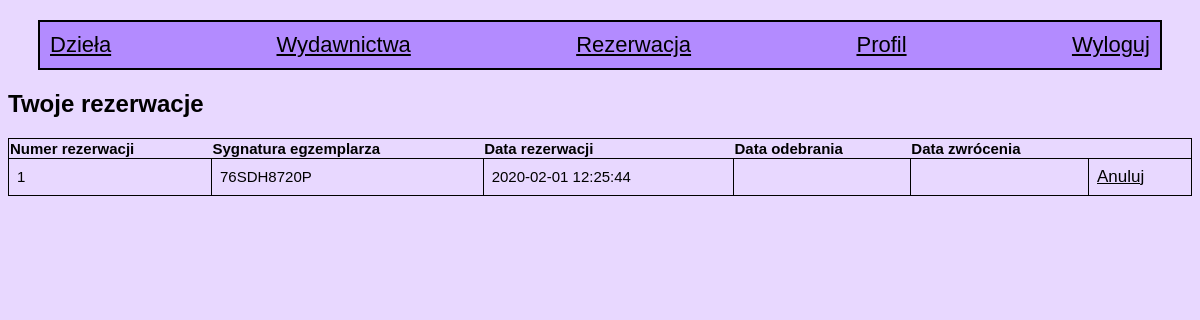
/rezerwacja.php (signed in), run on the app's committed database.
### tables this page shows
CREATE TABLE rezerwacja (
id_rezerwacji INT(10) NOT NULL AUTO_INCREMENT,
student_id INT(10) NOT NULL,
egz_id INT(10) NOT NULL,
data_rezerwacji TIMESTAMP NOT NULL DEFAULT CURRENT_TIMESTAMP,
data_odebrania TIMESTAMP NULL DEFAULT NULL ON UPDATE CURRENT_TIMESTAMP,
data_zwrocenia TIMESTAMP NULL DEFAULT NULL ON UPDATE CURRENT_TIMESTAMP,
PRIMARY KEY (id_rezerwacji),
CONSTRAINT student FOREIGN KEY (student_id) REFERENCES studenci(id_student) ON UPDATE CASCADE,
CONSTRAINT ksiazka FOREIGN KEY (egz_id) REFERENCES egzemplarz(id_egz) ON UPDATE CASCADE
);

CREATE TABLE egzemplarz (
id_egz INT(10) NOT NULL AUTO_INCREMENT,
dzielo_id INT(10) NOT NULL,
wyd_id INT(10) NOT NULL,
rok_wydania INT(10) DEFAULT NULL,
sygnatura VARCHAR(20) NOT NULL UNIQUE,
CONSTRAINT dzielo FOREIGN KEY (dzielo_id) REFERENCES dzielo(id_dzielo) ON UPDATE CASCADE,
CONSTRAINT wydawnictwo FOREIGN KEY (wyd_id) REFERENCES wydawnictwo(id_wyd) ON UPDATE CASCADE,
PRIMARY KEY (id_egz),
CONSTRAINT unEgz UNIQUE (dzielo_id, wyd_id)
 );

### rezerwacja.php (the view, shortened to what this page needs)
<?php
include 'widok.php';
$id_student = $_SESSION['id_student'];
require_once "dodatkowe.php";
$q = "SELECT id_egz,sygnatura,rezerwacja.* FROM rezerwacja JOIN egzemplarz on id_egz=egz_id WHERE student_id='$id_student' ORDER BY data_rezerwacji";
$result = mysqli_query($link, $q) or die($link->error);
?>
<h2>Twoje rezerwacje</h2>
<div>
	<table>
		<thead>
			<tr>
				<th>Numer rezerwacji</th>
				<th>Sygnatura egzemplarza</th>
				<th>Data rezerwacji</th>
				<th>Data odebrania</th>
				<th>Data zwrócenia</th>
			</tr>
		</thead>
		<?php
			while ($row = $result->fetch_assoc()): ?>
		<tr><?php if ($row['data_odebrania']=='') :?>
			<td><?php echo $row['id_rezerwacji']; ?></td>
			<td><?php echo $row['sygnatura']; ?></td>
			<td><?php echo $row['data_rezerwacji']; ?></td>
			<td><?php echo $row['data_odebrania']; ?></td>
			<td><?php echo $row['data_zwrocenia']; ?></td>
			<td><?php echo "<a class=\"tytul\" href=\"anuluj_rezerwacje.php?id_rezerwacji={$row['id_rezerwacji']}\">Anuluj</a>" ?></td><?php endif; ?>
		</tr>
		<?php endwhile;
		 ?>
	</table>
</div>

### style.css (style rules this page uses)
body { background-color: #e8d8ff; font-family: arial, sans-serif; }
table { font-family: arial, sans-serif; border-collapse: collapse; width: 100%; justify-content: space-between; }
thead,tr, td { border: 1px solid black; text-align: left; padding: 8px; font-size: 15px; }
a { color: black; font-size: 17px; }

### data on the page
rezerwacja: id_rezerwacji "1", egz.sygnatura "76SDH8720P", data_rezerwacji "2020-02-01 12:25:44"
